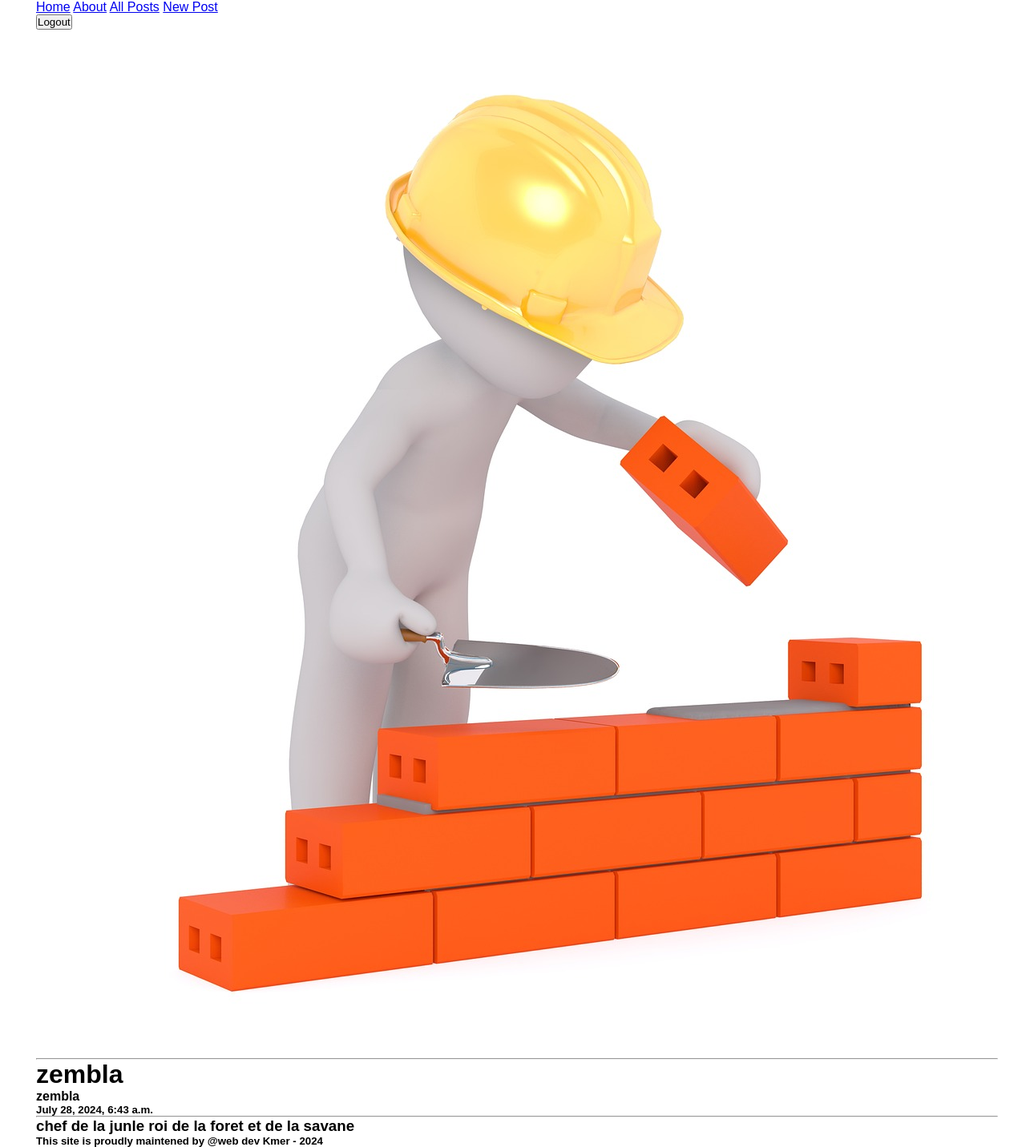
/posts/zembla/ (signed in), run on the app's committed database.
### posts/models.py (models this page shows, shortened)
class Post(models.Model):
    banner = models.ImageField(default='fallback.png', blank=True)
    title = models.CharField(max_length=128)
    body = models.TextField()
    slug = models.SlugField()
    date = models.DateTimeField(auto_now_add=True)
    author = models.ForeignKey(User, on_delete=models.CASCADE, default=None)

### posts/views.py (the view)
# urls.py: path('<slug:slug>/', views.post_detail, name='post_detail'),
@login_required(login_url='/users/login')
def post_detail(request, slug):
    post = Post.objects.get(slug=slug)
    context = {
        'post' : post
    }
    return render(request, 'posts/post_detail.html', context)

### posts/templates/posts/post_detail.html (shortened to what this page needs)
{% extends 'layout.html' %}
{% block content %}
    <img src="{{ post.banner.url }}" alt="{{ post.title }}">
    <hr>
    <h1>{{ post.title }}</h1>
    <h4>{{ post.author }}</h4>
    <h5>{{ post.date }}</h5>
    <hr>
    <h3>{{ post.body }}</h3>
{% endblock %}

### static/css/styles.css (style rules this page uses)
* { margin: 0; padding: 0; box-sizing: border-box; }
body { min-height: 100vh; font-family: 'Trebuchet MS', 'Lucida Sans Unicode', 'Lucida Grande', 'Lucida Sans', Arial, sans-serif; max-width: 1200px; margin: 0 auto; }

### data on the page
Post: banner (picture), title "zembla", author "zembla", date "July 28, 2024, 6:43 a.m.", body "chef de la junle roi de la foret et de la savane"
